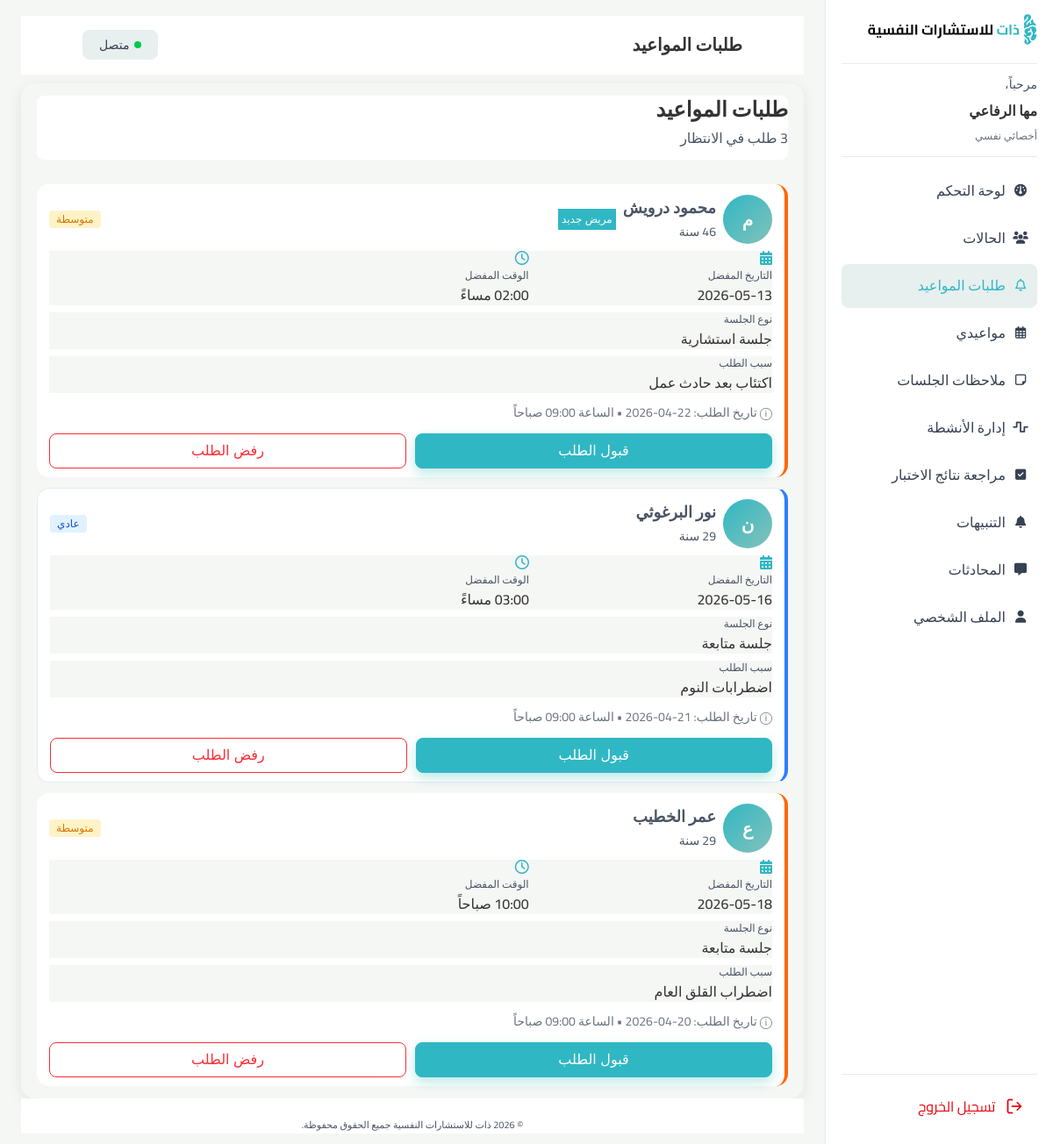
The page /TherapistPHP/therapist/appoinment-requests/index.php (signed in) on the database its author committed.
### tables this page shows
CREATE TABLE `appointments` (
  `appointment_id` int(11) NOT NULL,
  `case_id` int(11) DEFAULT NULL,
  `therapist_id` int(11) DEFAULT NULL,
  `client_id` int(11) DEFAULT NULL,
  `date_time` datetime NOT NULL,
  `duration_min` smallint(5) UNSIGNED NOT NULL DEFAULT 60,
  `mode` varchar(10) NOT NULL CHECK (`mode` in ('ONLINE','IN_CENTER')),
  `room_number` varchar(20) DEFAULT NULL,
  `zoom_link` varchar(500) DEFAULT NULL,
  `status` varchar(15) NOT NULL DEFAULT 'REQUESTED' CHECK (`status` in ('REQUESTED','CONFIRMED','COMPLETED','CANCELLED')),
  `cancel_reason` text DEFAULT NULL,
  `created_at` datetime NOT NULL DEFAULT current_timestamp(),
  `last_updated` datetime NOT NULL DEFAULT current_timestamp() ON UPDATE current_timestamp(),
  `session_type` enum('CONSULTATION','THERAPY') NOT NULL
);

CREATE TABLE `users` (
  `user_id` int(11) NOT NULL,
  `name` varchar(100) NOT NULL,
  `email` varchar(150) NOT NULL,
  `password` varchar(255) NOT NULL,
  `phone` varchar(20) DEFAULT NULL,
  `avatar` varchar(255) DEFAULT NULL,
  `role` varchar(20) NOT NULL CHECK (`role` in ('CLIENT','THERAPIST','ADMIN')),
  `is_active` tinyint(1) DEFAULT 1,
  `created_at` datetime NOT NULL DEFAULT current_timestamp(),
  `updated_at` datetime NOT NULL DEFAULT current_timestamp() ON UPDATE current_timestamp(),
  `is_2fa_enabled` tinyint(1) NOT NULL DEFAULT 0,
  `username` varchar(50) DEFAULT NULL,
  `appointment_notifications` tinyint(1) NOT NULL DEFAULT 1,
  `message_notifications` tinyint(1) NOT NULL DEFAULT 1,
  `activity_reminder_notifications` tinyint(1) NOT NULL DEFAULT 1,
  `session_version` int(10) UNSIGNED NOT NULL DEFAULT 0
);

CREATE TABLE `clients` (
  `client_id` int(11) NOT NULL,
  `survey_id` int(11) DEFAULT NULL,
  `gender` varchar(10) DEFAULT NULL CHECK (`gender` in ('MALE','FEMALE')),
  `date_of_birth` date DEFAULT NULL,
  `city` varchar(100) DEFAULT NULL,
  `treatment_type` enum('INDIVIDUAL_THERAPY','COUPLES_THERAPY','CHILD_ADOLESCENT_BEHAVIORAL_THERAPY') NOT NULL,
  `preferred_session_type` enum('ONLINE','IN_PERSON','BOTH') NOT NULL,
  `preferred_session_time` enum('MORNING','AFTERNOON','EVENING','FLEXIBLE') NOT NULL
);

CREATE TABLE `cases` (
  `case_id` int(11) NOT NULL,
  `client_id` int(11) DEFAULT NULL,
  `therapist_id` int(11) DEFAULT NULL,
  `title` varchar(200) NOT NULL,
  `description` text DEFAULT NULL,
  `status` enum('IN_PROGRESS','UNDER_REVIEW','CLOSED') NOT NULL DEFAULT 'IN_PROGRESS',
  `priority` varchar(10) NOT NULL DEFAULT 'MEDIUM' CHECK (`priority` in ('LOW','MEDIUM','HIGH')),
  `is_flagged` tinyint(1) NOT NULL DEFAULT 0,
  `created_at` datetime NOT NULL DEFAULT current_timestamp(),
  `last_updated` datetime NOT NULL DEFAULT current_timestamp() ON UPDATE current_timestamp(),
  `closed_at` datetime DEFAULT NULL,
  `progress` tinyint(3) UNSIGNED NOT NULL DEFAULT 0 CHECK (`progress` between 0 and 100)
);

### TherapistPHP/therapist/appoinment-requests/index.php (the view, shortened to what this page needs)
<?php
require_once __DIR__ . '/../../connection.php';
$user_id = $_SESSION['user_id'];
$therapist_id = $user_id;
$stmt = $conn->prepare("
    SELECT a.appointment_id, a.date_time, a.mode, a.created_at, a.case_id,
           u.name AS client_name, c.date_of_birth,
           cs.title AS case_title, cs.priority,
           (SELECT COUNT(*) FROM sessions s WHERE s.case_id = a.case_id) AS total_sessions
    FROM appointments a
    JOIN clients c ON a.client_id = c.client_id
    JOIN users u ON c.client_id = u.user_id
    LEFT JOIN cases cs ON a.case_id = cs.case_id
    WHERE a.therapist_id = ? AND a.status = 'REQUESTED'
    ORDER BY a.created_at DESC
");
$stmt->bind_param("i", $therapist_id);
$stmt->execute();
$requests = $stmt->get_result()->fetch_all(MYSQLI_ASSOC);
$total_count = count($requests);
function calcAge($dob) {
    return (int) date_diff(date_create($dob), date_create('today'))->y;
}
function firstLetter($name) {
    return mb_substr(trim($name), 0, 1, 'UTF-8');
}
function formatTime($datetime) {
    $hour = (int) date('G', strtotime($datetime));
    $minute = date('i', strtotime($datetime));
    $period = $hour >= 12 ? 'مساءً' : 'صباحاً';
    $hour12 = $hour % 12 ?: 12;
    return sprintf('%02d:%s %s', $hour12, $minute, $period);
}
$priority_labels = ['LOW' => 'عادي', 'MEDIUM' => 'متوسطة', 'HIGH' => 'عاجل'];
$priority_classes = ['LOW' => 'severity-low', 'MEDIUM' => 'severity-medium', 'HIGH' => 'severity-high'];
?>
<!DOCTYPE html>
<html lang="ar" dir="rtl">
<head>
  <link rel="stylesheet"
    href="https://cdnjs.cloudflare.com/ajax/libs/font-awesome/6.5.1/css/all.min.css">
  <link rel="stylesheet"
    href="https://cdnjs.cloudflare.com/ajax/libs/font-awesome/6.5.1/css/all.min.css" />
 <link rel="stylesheet" href="../thirapist.css">
  <link rel="stylesheet" href="../total.css"/>
    <link rel="stylesheet" href="style.css">
</head>
<body>
  <div class="app">
    <?php include "../layouts/sidebar.php"; ?>
    <main class="main">
      <header class="main-header">
        <h1 class="page-title">طلبات المواعيد </h1>
        <button class="status-btn">
          <span class="status-dot"></span>
          متصل
        </button>
      </header>
      <section class="requests-wrapper dash-card">
        <section class="cases-summary">
          <div class="cases-summary-info">
            <div class="summary-title">طلبات المواعيد </div>
            <div class="summary-count"><?= $total_count ?> طلب في الانتظار</div>
          </div>
        </section>
        <div class="requests-list">
          <?php if (empty($requests)): ?>
            <p class="muted" style="text-align:center; padding:40px;">لا توجد طلبات مواعيد حالياً</p>
          <?php else: ?>
            <?php foreach ($requests as $req):
                $age = calcAge($req['date_of_birth']);
                $priority = $req['priority'] ?? 'MEDIUM';
                $isUrgent = $priority === 'HIGH';
                $isNewPatient = (int)$req['total_sessions'] === 0;
                $apptDate = date('Y-m-d', strtotime($req['date_time']));
                $apptTime = formatTime($req['date_time']);
                $requestDate = date('d-m-Y', strtotime($req['created_at']));
                $requestTime = formatTime($req['created_at']);
                if ($isUrgent) {
                    $cardClass = 'request-card-urgent';
                } elseif ($priority === 'MEDIUM') {
                    $cardClass = 'request-card-mid';
                } else {
                    $cardClass = 'request-card';
                }
                if ($isNewPatient) {
                    $sessionType = 'جلسة استشارية';
                } else {
                    $sessionType = 'جلسة متابعة';
                }
            ?>
          <article class="<?= $cardClass ?>" data-urgent="<?= $isUrgent ? 'true' : 'false' ?>" data-status="pending" data-id="<?= $req['appointment_id'] ?>">
            <header class="request-header">
              <div class="request-main">
                <div class="request-person">
                  <div class="avatar-circle"><?= firstLetter($req['client_name']) ?></div>
                  <div>
                    <div class="request-name"><?= htmlspecialchars($req['client_name']) ?></div>
                    <?php if ($age): ?>
                    <div class="request-type"><?= $age ?> سنة</div>
                    <?php endif; ?>
                  </div>
                  <?php if ($isNewPatient): ?>
                  <button class="patient-type">مريض جديد</button>
                  <?php endif; ?>
                  <span class="severity-badge <?= $priority_classes[$priority] ?? 'severity-medium' ?>"><?= $priority_labels[$priority] ?? 'متوسطة' ?></span>
                </div>
              </div>
            </header>
            <div class="request-info-row">
              <div class="info-block">
                <div class="info-label"> <i class="fa-solid fa-calendar-days" style="color: #30B7C4;"></i> التاريخ المفضل </div>
                <div class="info-value"><?= $apptDate ?></div>
              </div>
              <div class="info-block">
                <div class="info-label"> <i class="fa-slab-press fa-regular fa-clock" style="color:#30B7C4"></i> الوقت المفضل </div>
                <div class="info-value"><?= $apptTime ?></div>
              </div>
            </div>
            <div class="info-block">
              <div class="info-label">نوع الجلسة</div>
              <div class="info-value"> <?= $sessionType ?></div>
            </div>
            <?php if (!empty($req['case_title'])): ?>
            <div class="info-block">
              <div class="info-label"> سبب الطلب</div>
              <div class="info-value">
                <?= htmlspecialchars($req['case_title']) ?>
              </div>
            </div>
            <?php endif; ?>
            <div class="request-meta">
              ⓘ تاريخ الطلب: <?= $requestDate ?> • الساعة <?= $requestTime ?>
            </div>
            <footer class="request-footer">
              <button class="btn-primary btn-accept" data-id="<?= $req['appointment_id'] ?>">قبول الطلب</button>
              <button class="btn-outline btn-reject" data-id="<?= $req['appointment_id'] ?>">رفض الطلب</button>
            </footer>
          </article>
            <?php endforeach; ?>
          <?php endif; ?>
        </div>
      </section>
      <?php include "../layouts/footer.php"; ?>
    </main>
  </div>
</body>
</html>

### TherapistPHP/therapist/thirapist.css (style rules this page uses)
.app { display: flex; min-height: 100vh; }
.main { flex: 1; padding: 18px 24px 12px; display: flex; flex-direction: column; width: auto; height: auto; min-width: 0; background-color: #F5F7F5; }
.main-header { display: flex; align-items: center; justify-content: space-between; margin-bottom: 14px; padding: 20px 15px ; background-color:#FFFFFF ; }
.page-title { margin: 0; font-size: 20px; font-weight: 700; color: #333333; text-align: right; vertical-align: middle; line-height: 28px; }
.status-btn { display: inline-flex; align-items: center; gap: 6px; padding: 6px 18px; border-radius: 8px; border: 1px solid#E7EFEF; background:#E7EFEF; color:#364153; font-size: 14px; font-weight: 400; line-height: 20px; }
.status-dot { width: 8px; height: 8px; border-radius: 50%; background: #00C950; }

### TherapistPHP/therapist/total.css (style rules this page uses)
*, *::before, *::after { box-sizing: border-box; margin: 0; padding: 0; }
body { margin: 0; font-family: 'Cairo', system-ui, -apple-system, BlinkMacSystemFont, 'Segoe UI', sans-serif; direction: rtl; background-color: #ffffff; color:#4A5565; }
.main-header { background-color: #ffffff; border-bottom: 1px solid #ffffff; height: 67px; width: 1512; padding: 0 70px; display: flex; align-items: center; justify-content: space-between; margin-bottom: 10px; }
.btn-primary { background-color:#36A397; color: #ffffff; box-shadow: 0 6px 14px rgba(70, 194, 182, 0.35); }

### rows shown on the page
appointments: users.name "م", users.name "محمود درويش", client.date_of_birth "46", shows "مريض جديد", case.priority "متوسطة", date_time "2026-05-13", date_time "02:00 مساءً", sessionType "جلسة استشارية", case.title "اكتئاب بعد حادث عمل", created_at "09:00 صباحاً"
appointments: users.name "ن", users.name "نور البرغوثي", case.priority "عادي", date_time "2026-05-16", date_time "03:00 مساءً", sessionType "جلسة متابعة", case.title "اضطرابات النوم", created_at "09:00 صباحاً"
appointments: users.name "ع", users.name "عمر الخطيب", case.priority "متوسطة", date_time "2026-05-18", date_time "10:00 صباحاً", sessionType "جلسة متابعة", case.title "اضطراب القلق العام", created_at "09:00 صباحاً"

### other values the page prints
$_SESSION['user_name'] "مها الرفاعي"
